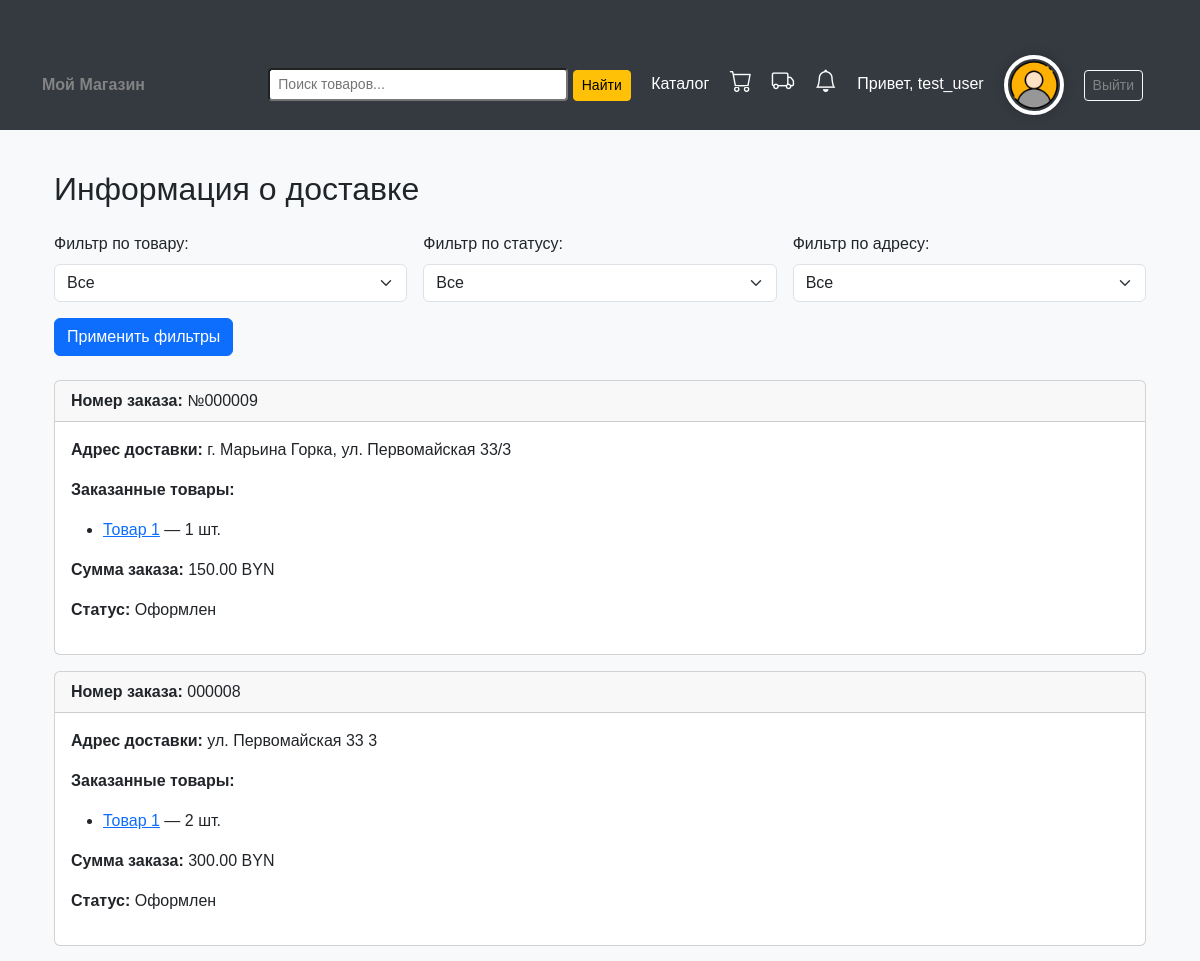
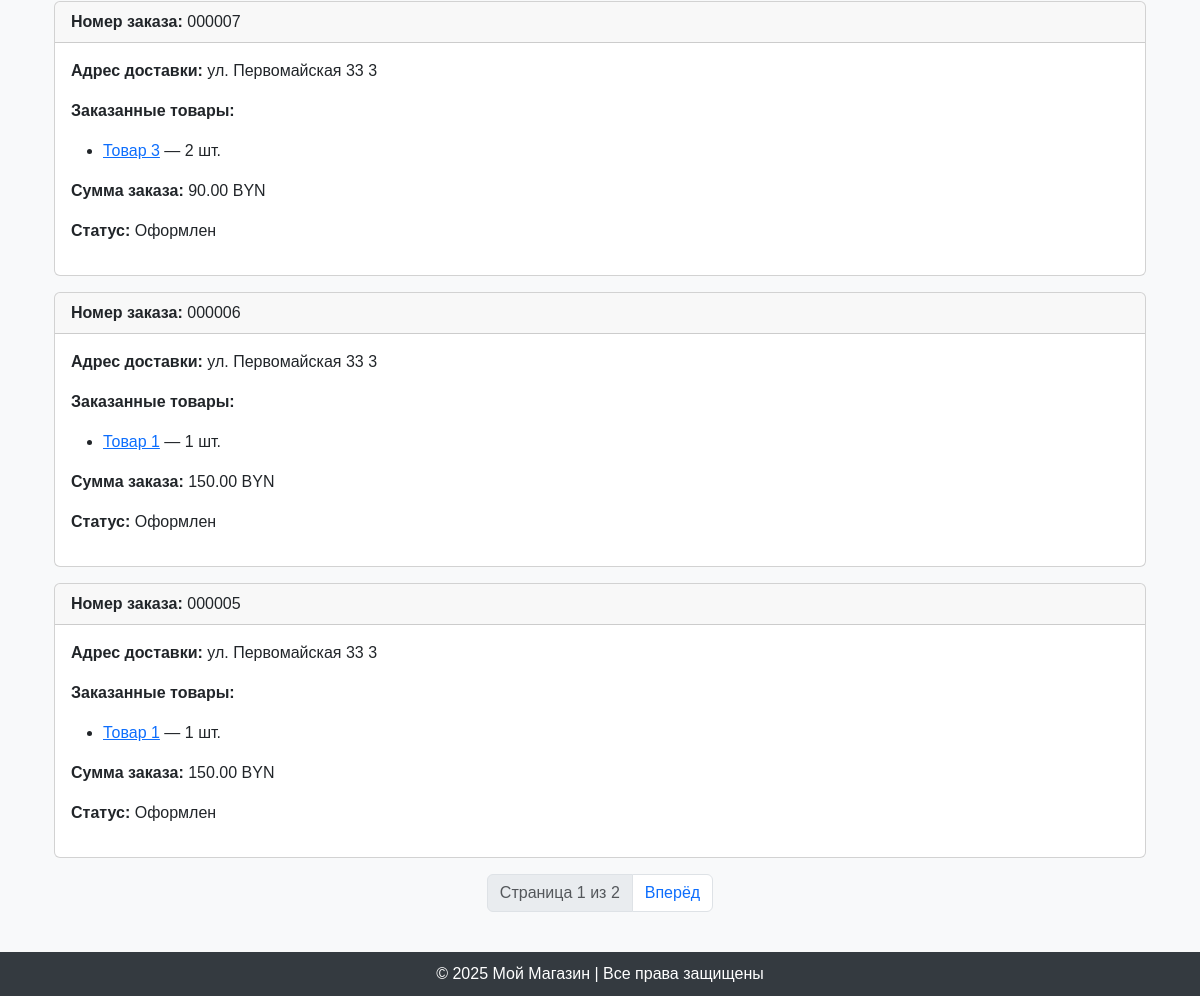
/accounts/delivery/ (signed in), run on an earlier commit of the app's database (2 pictures, top to bottom).
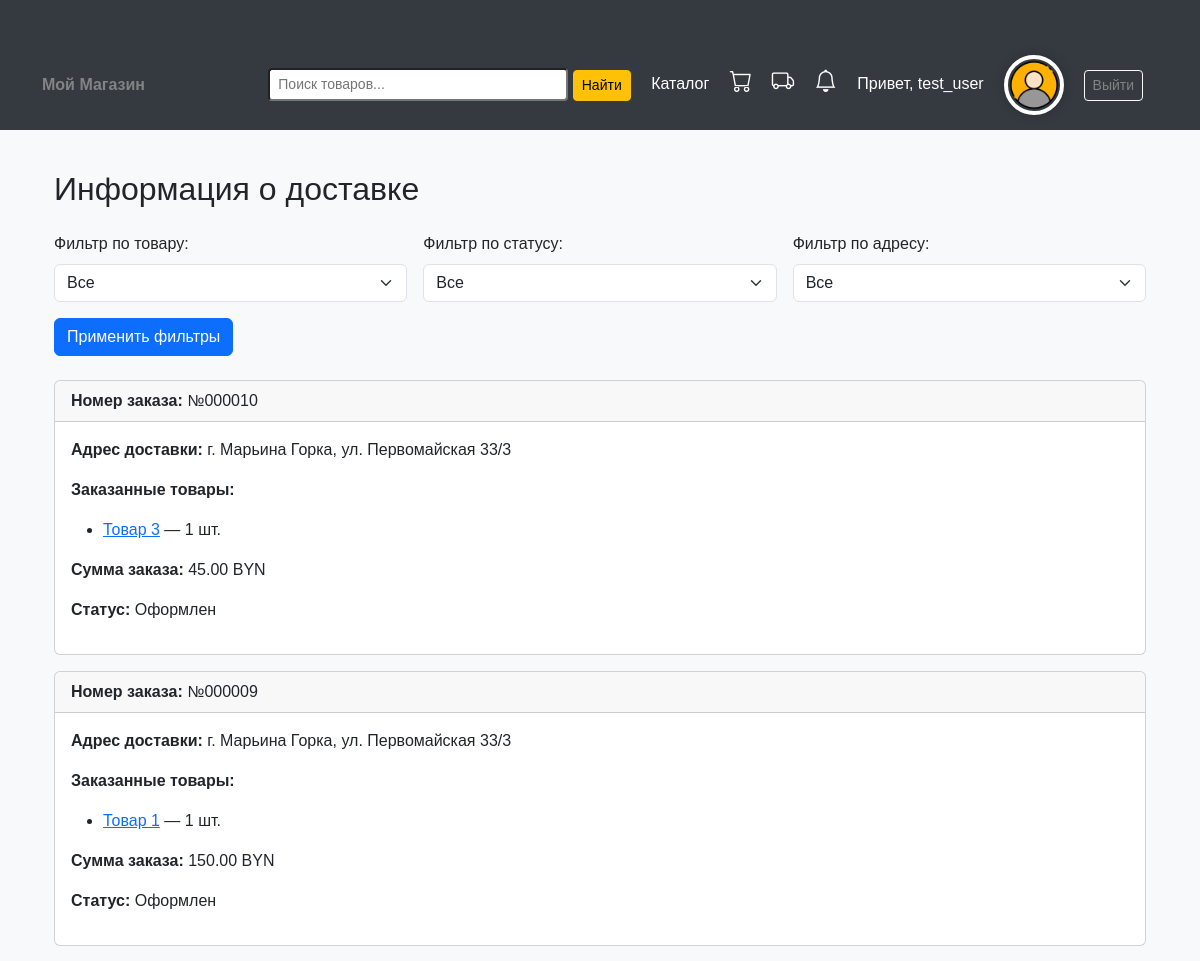
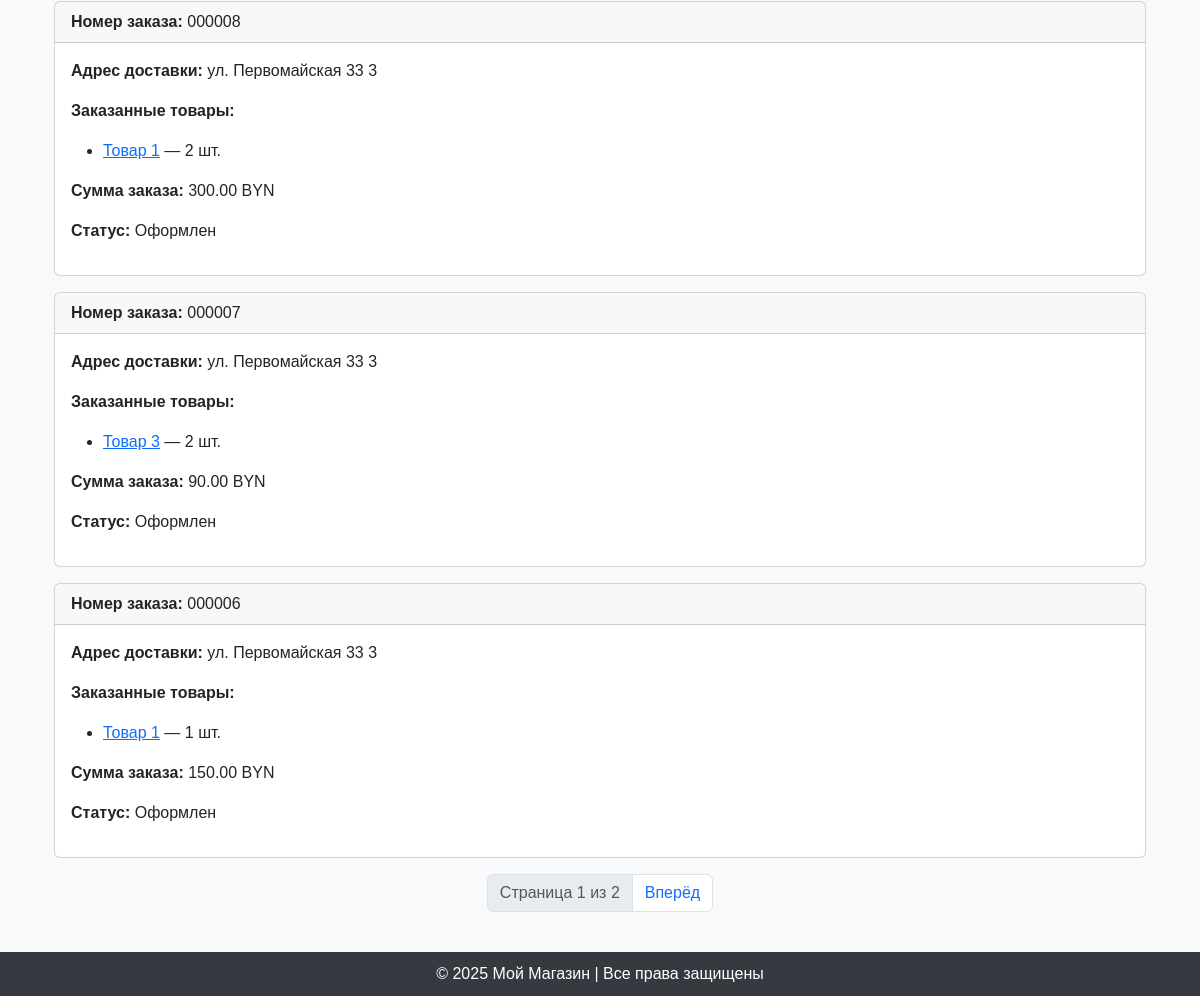
And on a later commit of the database (2 pictures, top to bottom).
### accounts/models.py (models this page shows, shortened)
class Order(models.Model):
    STATUS_CHOICES = [
        ('placed', 'Оформлен'),
        ('on assembly', 'На сборке'),
        ('on the way', 'В пути'),
        ('ready for pickup', 'Готов к выдаче'),
        ('handed over to the courier', 'Передан курьеру'),
    ]
    order_number = models.CharField(max_length=20, unique=True, blank=True, null=True)  # Новый номер заказа
    user = models.ForeignKey(User, on_delete=models.CASCADE)
    delivery_address = models.TextField()
    products = models.ManyToManyField(Product, through='OrderProduct')
    total_price = models.DecimalField(max_digits=10, decimal_places=2)
    order_date = models.DateTimeField(default=timezone.now)
    card_number = models.CharField(max_length=19)
    card_expiry_date = models.CharField(max_length=5)
    cardholder_name = models.CharField(max_length=100)
    cvv = models.CharField(max_length=3, verbose_name="CVV")
    status = models.CharField(max_length=50, choices=STATUS_CHOICES, default='placed')

class OrderProduct(models.Model):
    order = models.ForeignKey(Order, on_delete=models.CASCADE)
    product = models.ForeignKey(Product, on_delete=models.CASCADE)
    quantity = models.PositiveIntegerField()  # Количество товара

class Product(models.Model):
    name = models.CharField(max_length=255, verbose_name="Название")
    price = models.DecimalField(max_digits=10, decimal_places=2, verbose_name="Цена")
    parameter_1 = models.CharField(max_length=255, blank=True, verbose_name="Параметр 1")
    parameter_2 = models.CharField(max_length=255, blank=True, verbose_name="Параметр 2")
    parameter_3 = models.CharField(max_length=255, blank=True, verbose_name="Параметр 3")
    parameter_4 = models.CharField(max_length=255, blank=True, verbose_name="Параметр 4")
    parameter_5 = models.CharField(max_length=255, blank=True, verbose_name="Параметр 5")
    category = models.ForeignKey(Category, on_delete=models.CASCADE, verbose_name="Категория")
    sku = models.CharField(max_length=50, unique=True, verbose_name="Артикул", blank=True)
    image = models.ImageField(upload_to="product_images/", blank=True, null=True, verbose_name="Изображение")
    description = models.TextField(blank=True, null=True, verbose_name="Описание")  # Новое поле для описания
    stock_quantity = models.PositiveIntegerField(default=0, verbose_name="Количество в наличии")  # Новое поле для количества товара

### accounts/views.py (the view)
# urls.py: path('delivery/', views.delivery_view, name='delivery'),
def delivery_view(request):
    all_orders = Order.objects.all()
    all_products = Product.objects.filter(orderproduct__order__in=all_orders).distinct()
    all_statuses = Order.STATUS_CHOICES
    all_addresses = all_orders.values_list('delivery_address', flat=True).distinct()
    selected_product = request.GET.get('product', 'all')
    selected_status = request.GET.get('status', 'all')
    selected_address = request.GET.get('address', 'all')
    filtered_orders = all_orders
    if selected_product != 'all':
        filtered_orders = filtered_orders.filter(products__name=selected_product)
    if selected_status != 'all':
        filtered_orders = filtered_orders.filter(status=selected_status)
    if selected_address != 'all':
        filtered_orders = filtered_orders.filter(delivery_address=selected_address)
    paginator = Paginator(filtered_orders.order_by('-id'), 5)  # 5 заказов на страницу
    page_number = request.GET.get('page')
    page_obj = paginator.get_page(page_number)
    return render(request, 'delivery.html', {
        'orders': page_obj,
        'page_obj': page_obj,
        'products': all_products,
        'statuses': all_statuses,
        'addresses': all_addresses,
        'selected_product': selected_product,
        'selected_status': selected_status,
        'selected_address': selected_address,
    })

### templates/delivery.html (shortened to what this page needs)
{% extends 'base.html' %}
{% block content %}
<div class="container mt-4">
    <h2 class="mb-4">Информация о доставке</h2>
    <form method="get" class="row g-3 mb-4">
        <div class="col-md-4">
            <label class="form-label">Фильтр по товару:</label>
            <select name="product" class="form-select">
                <option value="all">Все</option>
            </select>
        </div>
        <div class="col-md-4">
            <label class="form-label">Фильтр по статусу:</label>
            <select name="status" class="form-select">
                <option value="all">Все</option>
            </select>
        </div>
        <div class="col-md-4">
            <label class="form-label">Фильтр по адресу:</label>
            <select name="address" class="form-select">
                <option value="all">Все</option>
            </select>
        </div>
        <div class="col-12 mt-3">
            <button type="submit" class="btn btn-primary">Применить фильтры</button>
        </div>
    </form>
    {% if orders %}
        {% for order in orders %}
        <div class="card mb-3">
            <div class="card-header">
                <strong>Номер заказа:</strong> {{ order.order_number }}
            </div>
            <div class="card-body">
                <p><strong>Адрес доставки:</strong> {{ order.delivery_address }}</p>
                <p><strong>Заказанные товары:</strong></p>
                <ul>
                    {% for op in order.orderproduct_set.all %}
                        <li>
                            <a href="{% url 'product_detail' op.product.id %}">{{ op.product.name }}</a>
                            — {{ op.quantity }} шт.
                        </li>
                    {% endfor %}
                </ul>
                <p><strong>Сумма заказа:</strong> {{ order.total_price }} BYN</p>
                <p><strong>Статус:</strong> {{ order.get_status_display }}</p>
            </div>
        </div>
        {% endfor %}
        <nav>
            <ul class="pagination justify-content-center">
                <li class="page-item disabled">
                    <span class="page-link">
                        Страница {{ page_obj.number }} из {{ page_obj.paginator.num_pages }}
                    </span>
                </li>
                {% if page_obj.has_next %}
                    <li class="page-item">
                        <a class="page-link" href="?{% if selected_product != 'all' %}product={{ selected_product }}&{% endif %}
                            page={{ page_obj.next_page_number }}">Вперёд</a>
                    </li>
                {% endif %}
            </ul>
        </nav>
    {% else %}
        <div class="alert alert-info">Данных доставок нет.</div>
    {% endif %}
</div>
{% endblock %}

What changed in the data, as far as the page shows it:
no longer on this page (row unchanged): Order: order_number "000005", delivery_address "ул. Первомайская 33 3", total_price "150.00", status "Оформлен"
no longer on this page (row unchanged): OrderProduct: product.name "Товар 1", quantity "1", shown under "000005"
added Order: order_number "№000010", delivery_address "г. Марьина Горка, ул. Первомайская 33/3", total_price "45.00", status "Оформлен"
added OrderProduct: product.name "Товар 3", quantity "1", shown under "№000010"
